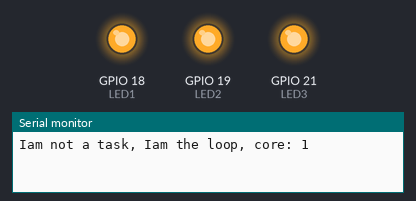
The program below on a simulated ESP32. Parts: output pins drawn as LEDs (lit = HIGH), the last lines printed to the serial monitor.

Above: at 0.2 s.
At 0.7 s:
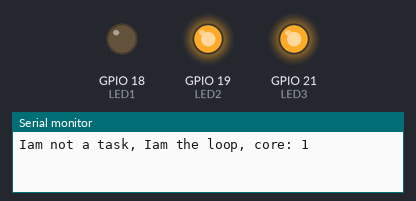
At 1.2 s:
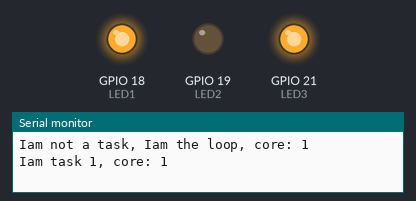
At 2.7 s:
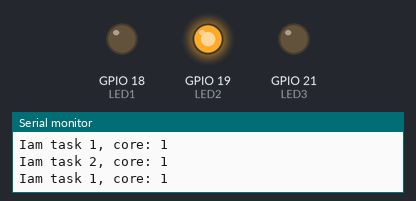
At 3.7 s:
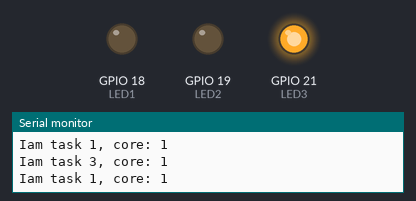
At 5.7 s:
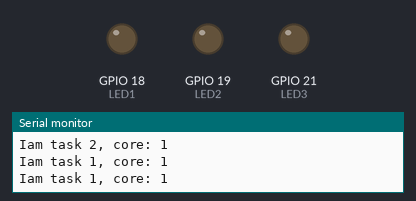
Timing chart, 0 to 6.9 s (numbered marks = the images above):
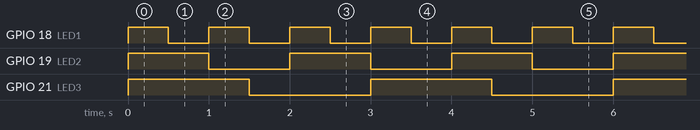

Measured:
- by itself, GPIO 18 (LED1): alternates HIGH for 0.50 s and LOW for 0.50 s
- by itself, GPIO 19 (LED2): alternates HIGH for 1.0 s and LOW for 1.0 s
- by itself, GPIO 21 (LED3): alternates HIGH for 1.5 s and LOW for 1.5 s

The program:

main.cpp
```cpp
#include <Arduino.h>

// Definir los pines de los LEDs
#define LED1 18
#define LED2 19
#define LED3 21

// Tarea para parpadear el LED 1 (más rápido)
void TaskLED1(void *pvParameters) {
  pinMode(LED1, OUTPUT);
  while (1) {
    digitalWrite(LED1, HIGH);
    vTaskDelay(pdMS_TO_TICKS(500));  // 500 ms encendido
    digitalWrite(LED1, LOW);
    vTaskDelay(pdMS_TO_TICKS(500));  // 500 ms apagado
    //bool state = digitalRead(LED1);
    //digitalWrite(LED1, !state);
    // delay(500);  // 500 ms encendido
    Serial.print("Iam task 1, core: ");
    Serial.println(xPortGetCoreID());
  }
}

// Tarea para parpadear el LED 2 (frecuencia media)
void TaskLED2(void *pvParameters) {
  pinMode(LED2, OUTPUT);
  while (1) {
    digitalWrite(LED2, HIGH);
    vTaskDelay(pdMS_TO_TICKS(1000));  // 1s encendido
    digitalWrite(LED2, LOW);
    vTaskDelay(pdMS_TO_TICKS(1000));  // 1s apagado
    // bool state = digitalRead(LED2);
    // digitalWrite(LED2, !state);
    // delay(1000);  // 1000 ms encendido
    Serial.print("Iam task 2, core: ");
    Serial.println(xPortGetCoreID());   }
}

// Tarea para parpadear el LED 3 (más lento)
void TaskLED3(void *pvParameters) {
  pinMode(LED3, OUTPUT);
  while (1) {
    digitalWrite(LED3, HIGH);
    vTaskDelay(pdMS_TO_TICKS(1500));  // 1.5s encendido
    digitalWrite(LED3, LOW);
    vTaskDelay(pdMS_TO_TICKS(1500));  // 1.5s apagado
    // bool state = digitalRead(LED3);
    // digitalWrite(LED3, !state);
    // delay(1500);  // 1500 ms encendido
    Serial.print("Iam task 3, core: ");
    Serial.println(xPortGetCoreID());
  }
}

void setup() {
  Serial.begin(115200);

  // Crear tareas con diferentes prioridades
  xTaskCreate(TaskLED1, "TaskLED1", 1024, NULL, 3, NULL);  // Mayor prioridad
  xTaskCreate(TaskLED2, "TaskLED2", 1024, NULL, 2, NULL);  // Prioridad media
  xTaskCreate(TaskLED3, "TaskLED3", 1024, NULL, 1, NULL);  // Menor prioridad
}

void loop() {
  Serial.print("Iam not a task, Iam the loop, core: ");
  Serial.println(xPortGetCoreID());
  delay(10000);
  // No es necesario hacer nada aquí, las tareas se ejecutan en FreeRTOS
}
```
